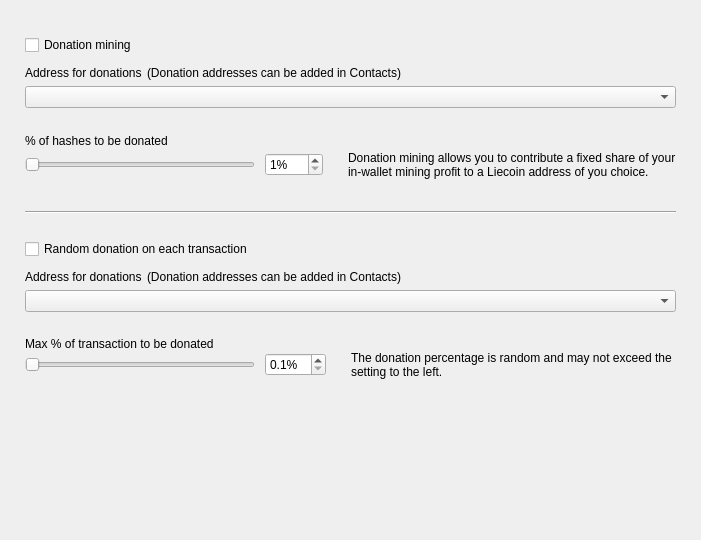
<?xml version="1.0" encoding="UTF-8"?>
<ui version="4.0">
 <class>DonationOptionsFrame</class>
 <widget class="QFrame" name="DonationOptionsFrame">
  <property name="geometry">
   <rect>
    <x>0</x>
    <y>0</y>
    <width>701</width>
    <height>540</height>
   </rect>
  </property>
  <property name="windowTitle">
   <string>Frame</string>
  </property>
  <property name="frameShape">
   <enum>QFrame::NoFrame</enum>
  </property>
  <property name="frameShadow">
   <enum>QFrame::Raised</enum>
  </property>
  <layout class="QVBoxLayout" name="verticalLayout">
   <property name="spacing">
    <number>10</number>
   </property>
   <property name="leftMargin">
    <number>25</number>
   </property>
   <property name="topMargin">
    <number>35</number>
   </property>
   <property name="rightMargin">
    <number>25</number>
   </property>
   <property name="bottomMargin">
    <number>0</number>
   </property>
   <item>
    <widget class="QCheckBox" name="m_enableDonationMiningCheck">
     <property name="text">
      <string>Donation mining</string>
     </property>
    </widget>
   </item>
   <item>
    <widget class="QFrame" name="m_donationMiningFrame">
     <property name="frameShape">
      <enum>QFrame::NoFrame</enum>
     </property>
     <property name="frameShadow">
      <enum>QFrame::Raised</enum>
     </property>
     <layout class="QGridLayout" name="gridLayout" columnstretch="1,0,0,1">
      <property name="leftMargin">
       <number>0</number>
      </property>
      <property name="topMargin">
       <number>0</number>
      </property>
      <property name="rightMargin">
       <number>0</number>
      </property>
      <property name="bottomMargin">
       <number>0</number>
      </property>
      <property name="horizontalSpacing">
       <number>10</number>
      </property>
      <property name="verticalSpacing">
       <number>0</number>
      </property>
      <item row="2" column="0" colspan="4">
       <widget class="QComboBox" name="m_donationMiningAddressCombo"/>
      </item>
      <item row="3" column="0" colspan="4">
       <spacer name="verticalSpacer_2">
        <property name="orientation">
         <enum>Qt::Vertical</enum>
        </property>
        <property name="sizeType">
         <enum>QSizePolicy::Fixed</enum>
        </property>
        <property name="sizeHint" stdset="0">
         <size>
          <width>20</width>
          <height>25</height>
         </size>
        </property>
       </spacer>
      </item>
      <item row="4" column="0" colspan="4">
       <widget class="WalletGui::WalletNormalBlackTextLabel" name="label_2">
        <property name="minimumSize">
         <size>
          <width>0</width>
          <height>16</height>
         </size>
        </property>
        <property name="text">
         <string>% of hashes to be donated</string>
        </property>
        <property name="indent">
         <number>0</number>
        </property>
       </widget>
      </item>
      <item row="5" column="1">
       <widget class="QSpinBox" name="m_donationMiningAmountSpin">
        <property name="suffix">
         <string>%</string>
        </property>
        <property name="minimum">
         <number>1</number>
        </property>
        <property name="maximum">
         <number>100</number>
        </property>
       </widget>
      </item>
      <item row="5" column="0">
       <widget class="QSlider" name="m_donationMiningAmountSlider">
        <property name="maximumSize">
         <size>
          <width>230</width>
          <height>16777215</height>
         </size>
        </property>
        <property name="minimum">
         <number>1</number>
        </property>
        <property name="maximum">
         <number>100</number>
        </property>
        <property name="orientation">
         <enum>Qt::Horizontal</enum>
        </property>
       </widget>
      </item>
      <item row="5" column="2">
       <spacer name="horizontalSpacer">
        <property name="orientation">
         <enum>Qt::Horizontal</enum>
        </property>
        <property name="sizeType">
         <enum>QSizePolicy::Fixed</enum>
        </property>
        <property name="sizeHint" stdset="0">
         <size>
          <width>5</width>
          <height>20</height>
         </size>
        </property>
       </spacer>
      </item>
      <item row="5" column="3" alignment="Qt::AlignVCenter">
       <widget class="WalletGui::WalletSmallGrayTextLabel" name="m_donationMiningCommentLabel">
        <property name="minimumSize">
         <size>
          <width>0</width>
          <height>32</height>
         </size>
        </property>
        <property name="text">
         <string>Donation mining allows you to contribute a fixed share of your in-wallet mining profit to a Liecoin address of you choice.</string>
        </property>
        <property name="wordWrap">
         <bool>true</bool>
        </property>
        <property name="indent">
         <number>0</number>
        </property>
       </widget>
      </item>
      <item row="1" column="0" colspan="4">
       <spacer name="verticalSpacer_6">
        <property name="orientation">
         <enum>Qt::Vertical</enum>
        </property>
        <property name="sizeType">
         <enum>QSizePolicy::Fixed</enum>
        </property>
        <property name="sizeHint" stdset="0">
         <size>
          <width>20</width>
          <height>5</height>
         </size>
        </property>
       </spacer>
      </item>
      <item row="0" column="0" colspan="4">
       <layout class="QHBoxLayout" name="horizontalLayout" stretch="0,1">
        <property name="spacing">
         <number>5</number>
        </property>
        <property name="leftMargin">
         <number>0</number>
        </property>
        <item>
         <widget class="WalletGui::WalletNormalBlackTextLabel" name="label">
          <property name="minimumSize">
           <size>
            <width>0</width>
            <height>16</height>
           </size>
          </property>
          <property name="text">
           <string>Address for donations</string>
          </property>
          <property name="indent">
           <number>0</number>
          </property>
         </widget>
        </item>
        <item>
         <widget class="WalletGui::WalletSmallGrayTextLabel" name="label_5">
          <property name="text">
           <string>(Donation addresses can be added in Contacts)</string>
          </property>
         </widget>
        </item>
       </layout>
      </item>
     </layout>
    </widget>
   </item>
   <item>
    <spacer name="verticalSpacer_3">
     <property name="orientation">
      <enum>Qt::Vertical</enum>
     </property>
     <property name="sizeType">
      <enum>QSizePolicy::Fixed</enum>
     </property>
     <property name="sizeHint" stdset="0">
      <size>
       <width>20</width>
       <height>20</height>
      </size>
     </property>
    </spacer>
   </item>
   <item>
    <widget class="Line" name="line">
     <property name="frameShadow">
      <enum>QFrame::Sunken</enum>
     </property>
     <property name="orientation">
      <enum>Qt::Horizontal</enum>
     </property>
    </widget>
   </item>
   <item>
    <spacer name="verticalSpacer_4">
     <property name="orientation">
      <enum>Qt::Vertical</enum>
     </property>
     <property name="sizeType">
      <enum>QSizePolicy::Fixed</enum>
     </property>
     <property name="sizeHint" stdset="0">
      <size>
       <width>20</width>
       <height>15</height>
      </size>
     </property>
    </spacer>
   </item>
   <item>
    <widget class="QCheckBox" name="m_enableDonationChangeCheck">
     <property name="text">
      <string>Random donation on each transaction</string>
     </property>
    </widget>
   </item>
   <item>
    <widget class="QFrame" name="m_donationChangeFrame">
     <property name="frameShape">
      <enum>QFrame::NoFrame</enum>
     </property>
     <property name="frameShadow">
      <enum>QFrame::Raised</enum>
     </property>
     <layout class="QGridLayout" name="gridLayout_2" columnstretch="1,0,0,1">
      <property name="leftMargin">
       <number>0</number>
      </property>
      <property name="topMargin">
       <number>0</number>
      </property>
      <property name="rightMargin">
       <number>0</number>
      </property>
      <property name="bottomMargin">
       <number>0</number>
      </property>
      <property name="horizontalSpacing">
       <number>10</number>
      </property>
      <property name="verticalSpacing">
       <number>0</number>
      </property>
      <item row="3" column="0" colspan="4">
       <spacer name="verticalSpacer_5">
        <property name="orientation">
         <enum>Qt::Vertical</enum>
        </property>
        <property name="sizeType">
         <enum>QSizePolicy::Fixed</enum>
        </property>
        <property name="sizeHint" stdset="0">
         <size>
          <width>20</width>
          <height>25</height>
         </size>
        </property>
       </spacer>
      </item>
      <item row="4" column="0" colspan="4">
       <widget class="WalletGui::WalletNormalBlackTextLabel" name="label_3">
        <property name="text">
         <string>Max % of transaction to be donated</string>
        </property>
        <property name="indent">
         <number>0</number>
        </property>
       </widget>
      </item>
      <item row="5" column="0">
       <widget class="QSlider" name="m_donationChangeAmountSlider">
        <property name="maximumSize">
         <size>
          <width>230</width>
          <height>16777215</height>
         </size>
        </property>
        <property name="minimum">
         <number>1</number>
        </property>
        <property name="maximum">
         <number>100</number>
        </property>
        <property name="orientation">
         <enum>Qt::Horizontal</enum>
        </property>
       </widget>
      </item>
      <item row="2" column="0" colspan="4">
       <widget class="QComboBox" name="m_donationChangeAddressCombo"/>
      </item>
      <item row="5" column="3" alignment="Qt::AlignVCenter">
       <widget class="WalletGui::WalletSmallGrayTextLabel" name="m_donationChangeCommentLabel">
        <property name="text">
         <string>The donation percentage is random and may not exceed the setting to the left.</string>
        </property>
        <property name="wordWrap">
         <bool>true</bool>
        </property>
        <property name="indent">
         <number>0</number>
        </property>
       </widget>
      </item>
      <item row="5" column="1">
       <widget class="QDoubleSpinBox" name="m_donationChangeAmountSpin">
        <property name="suffix">
         <string>%</string>
        </property>
        <property name="decimals">
         <number>1</number>
        </property>
        <property name="minimum">
         <double>0.100000000000000</double>
        </property>
        <property name="maximum">
         <double>10.000000000000000</double>
        </property>
        <property name="singleStep">
         <double>0.100000000000000</double>
        </property>
       </widget>
      </item>
      <item row="5" column="2">
       <spacer name="horizontalSpacer_2">
        <property name="orientation">
         <enum>Qt::Horizontal</enum>
        </property>
        <property name="sizeType">
         <enum>QSizePolicy::Fixed</enum>
        </property>
        <property name="sizeHint" stdset="0">
         <size>
          <width>5</width>
          <height>20</height>
         </size>
        </property>
       </spacer>
      </item>
      <item row="1" column="0" colspan="4">
       <spacer name="verticalSpacer_7">
        <property name="orientation">
         <enum>Qt::Vertical</enum>
        </property>
        <property name="sizeType">
         <enum>QSizePolicy::Fixed</enum>
        </property>
        <property name="sizeHint" stdset="0">
         <size>
          <width>20</width>
          <height>5</height>
         </size>
        </property>
       </spacer>
      </item>
      <item row="0" column="0" colspan="4">
       <layout class="QHBoxLayout" name="horizontalLayout_2" stretch="0,1">
        <property name="spacing">
         <number>5</number>
        </property>
        <property name="leftMargin">
         <number>0</number>
        </property>
        <item>
         <widget class="WalletGui::WalletNormalBlackTextLabel" name="label_4">
          <property name="minimumSize">
           <size>
            <width>0</width>
            <height>16</height>
           </size>
          </property>
          <property name="text">
           <string>Address for donations</string>
          </property>
          <property name="indent">
           <number>0</number>
          </property>
         </widget>
        </item>
        <item>
         <widget class="WalletGui::WalletSmallGrayTextLabel" name="label_6">
          <property name="text">
           <string>(Donation addresses can be added in Contacts)</string>
          </property>
         </widget>
        </item>
       </layout>
      </item>
     </layout>
    </widget>
   </item>
   <item>
    <spacer name="verticalSpacer">
     <property name="orientation">
      <enum>Qt::Vertical</enum>
     </property>
     <property name="sizeType">
      <enum>QSizePolicy::Expanding</enum>
     </property>
     <property name="sizeHint" stdset="0">
      <size>
       <width>20</width>
       <height>10</height>
      </size>
     </property>
    </spacer>
   </item>
  </layout>
 </widget>
 <customwidgets>
  <customwidget>
   <class>WalletGui::WalletSmallGrayTextLabel</class>
   <extends>QLabel</extends>
   <header>Gui/Common/WalletTextLabel.h</header>
  </customwidget>
  <customwidget>
   <class>WalletGui::WalletNormalBlackTextLabel</class>
   <extends>QLabel</extends>
   <header>Gui/Common/WalletTextLabel.h</header>
  </customwidget>
 </customwidgets>
 <resources/>
 <connections>
  <connection>
   <sender>m_enableDonationMiningCheck</sender>
   <signal>toggled(bool)</signal>
   <receiver>m_donationMiningFrame</receiver>
   <slot>setEnabled(bool)</slot>
   <hints>
    <hint type="sourcelabel">
     <x>353</x>
     <y>41</y>
    </hint>
    <hint type="destinationlabel">
     <x>350</x>
     <y>115</y>
    </hint>
   </hints>
  </connection>
  <connection>
   <sender>m_donationMiningAmountSlider</sender>
   <signal>valueChanged(int)</signal>
   <receiver>DonationOptionsFrame</receiver>
   <slot>donationMiningAmountChanged(int)</slot>
   <hints>
    <hint type="sourcelabel">
     <x>187</x>
     <y>155</y>
    </hint>
    <hint type="destinationlabel">
     <x>350</x>
     <y>269</y>
    </hint>
   </hints>
  </connection>
  <connection>
   <sender>m_donationMiningAmountSpin</sender>
   <signal>valueChanged(int)</signal>
   <receiver>DonationOptionsFrame</receiver>
   <slot>donationMiningAmountChanged(int)</slot>
   <hints>
    <hint type="sourcelabel">
     <x>391</x>
     <y>155</y>
    </hint>
    <hint type="destinationlabel">
     <x>350</x>
     <y>269</y>
    </hint>
   </hints>
  </connection>
  <connection>
   <sender>m_enableDonationChangeCheck</sender>
   <signal>toggled(bool)</signal>
   <receiver>m_donationChangeFrame</receiver>
   <slot>setEnabled(bool)</slot>
   <hints>
    <hint type="sourcelabel">
     <x>353</x>
     <y>237</y>
    </hint>
    <hint type="destinationlabel">
     <x>350</x>
     <y>328</y>
    </hint>
   </hints>
  </connection>
  <connection>
   <sender>m_donationChangeAmountSlider</sender>
   <signal>valueChanged(int)</signal>
   <receiver>DonationOptionsFrame</receiver>
   <slot>donationChangeAmountChanged(int)</slot>
   <hints>
    <hint type="sourcelabel">
     <x>187</x>
     <y>385</y>
    </hint>
    <hint type="destinationlabel">
     <x>350</x>
     <y>269</y>
    </hint>
   </hints>
  </connection>
  <connection>
   <sender>m_donationChangeAmountSpin</sender>
   <signal>valueChanged(double)</signal>
   <receiver>DonationOptionsFrame</receiver>
   <slot>donationChangeAmountChanged(double)</slot>
   <hints>
    <hint type="sourcelabel">
     <x>433</x>
     <y>353</y>
    </hint>
    <hint type="destinationlabel">
     <x>350</x>
     <y>269</y>
    </hint>
   </hints>
  </connection>
 </connections>
 <slots>
  <slot>donationMiningAmountChanged(int)</slot>
  <slot>donationChangeAmountChanged(int)</slot>
  <slot>donationChangeAmountChanged(double)</slot>
 </slots>
</ui>
